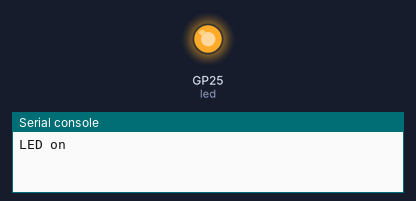
A program run on a simulated Raspberry Pi Pico running MicroPython. Shown: output pins drawn as LEDs (lit = HIGH), the last lines printed to the serial console. At 5.0 s the program stops and its outputs stay as they are.

Above: at 0.1 s.
At 5.1 s:
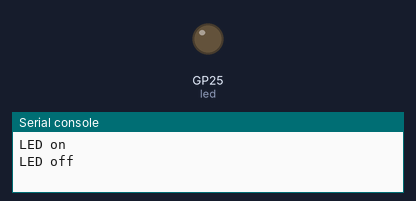
Timing chart, 0 to 6.5 s (numbered marks = the images above):
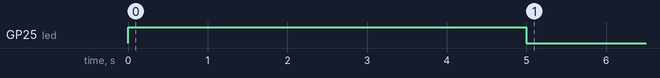

The program:

pico_led.py
```python
# -*- coding: utf-8 -*-
"""Pico LED
Switches the Pico Status LED on and off
"""

from time import sleep
from machine import Pin

led = Pin('LED', Pin.OUT)
print("LED on")
led.value(1)
sleep(5)
led.value(0)
print("LED off")
```

Measured:
- by itself, GP25 (led): LOW → HIGH at 0.00 s, → LOW 5.0 s later
